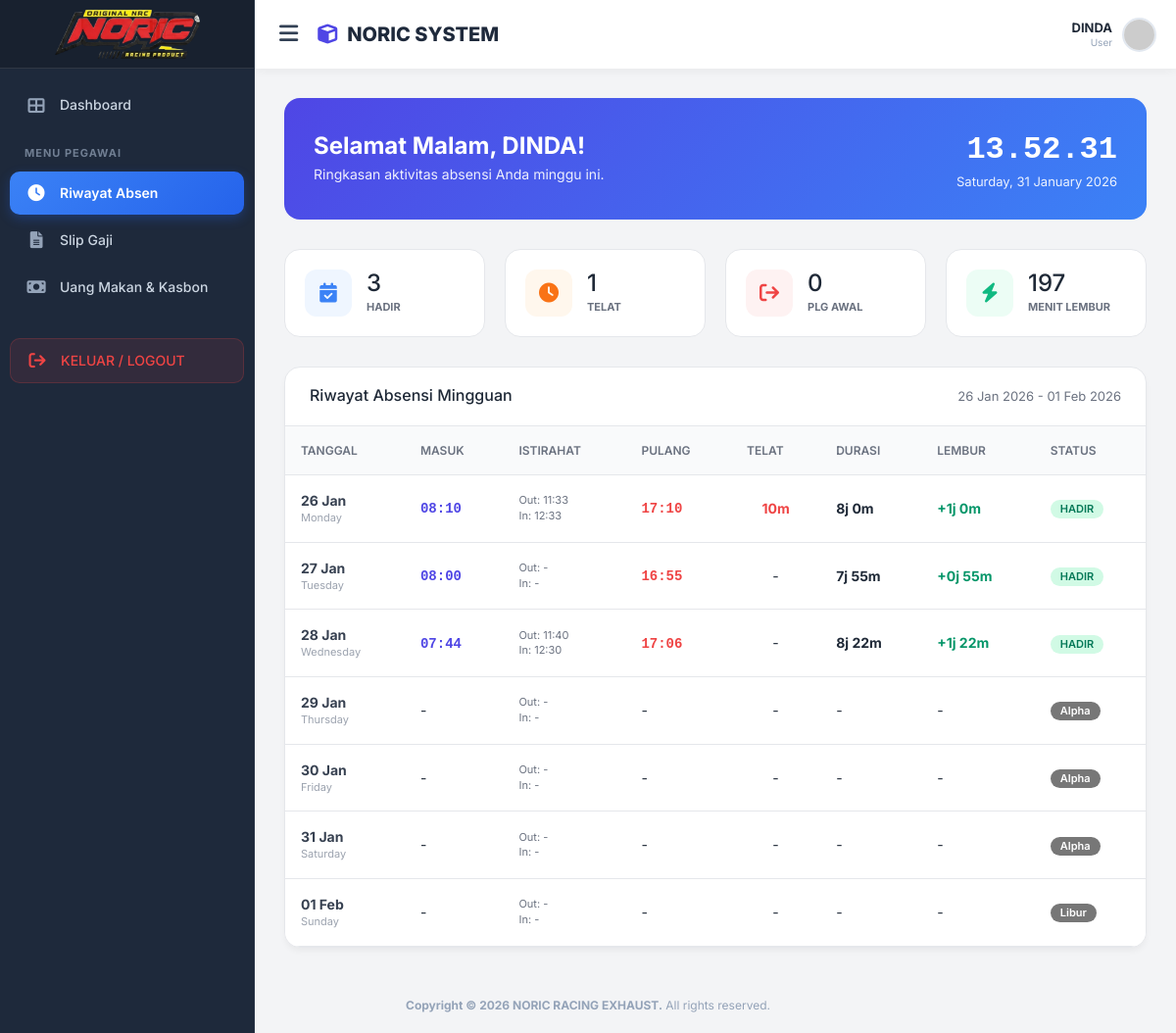
Screenshot of /pages/users/data_absen.php (signed in) with the database file from the repository.
### tables this page shows
CREATE TABLE `users` (
  `id` int(11) NOT NULL,
  `pin` varchar(20) NOT NULL,
  `fullname` varchar(100) NOT NULL,
  `username` varchar(50) NOT NULL,
  `privilege` enum('1','2','3') NOT NULL DEFAULT '1',
  `finger` tinyint(1) NOT NULL DEFAULT 0,
  `face` tinyint(1) NOT NULL DEFAULT 0,
  `password` varchar(255) NOT NULL,
  `rfid` varchar(50) DEFAULT NULL,
  `vein` tinyint(1) NOT NULL DEFAULT 0,
  `template` text DEFAULT NULL,
  `role` enum('admin','user','kepala_bengkel') NOT NULL DEFAULT 'user',
  `status_karyawan` enum('Tetap','Borongan') NOT NULL DEFAULT 'Tetap',
  `no_hp` varchar(20) DEFAULT NULL,
  `tgl_masuk` date DEFAULT NULL,
  `created_at` timestamp NOT NULL DEFAULT current_timestamp(),
  `updated_at` timestamp NULL DEFAULT NULL ON UPDATE current_timestamp(),
  `sync_status` enum('synced','failed','pending') DEFAULT 'pending',
  `group_id` int(11) DEFAULT NULL COMMENT 'ID Kelompok/Tim',
  `is_mandor` tinyint(1) DEFAULT 0 COMMENT '1 = Mandor, 0 = Anggota'
);

CREATE TABLE `settings_jam_kerja` (
  `id` int(11) NOT NULL,
  `jam_masuk` time DEFAULT '08:00:00',
  `jam_pulang` time DEFAULT '17:00:00',
  `jam_istirahat_keluar` time DEFAULT '12:00:00',
  `jam_istirahat_masuk` time DEFAULT '13:00:00',
  `toleransi_telat` int(11) DEFAULT 15,
  `toleransi_pulang_awal` int(11) DEFAULT 0,
  `denda_per_menit` decimal(10,0) DEFAULT 5000,
  `lembur_min` int(11) DEFAULT 30,
  `lembur_max` int(11) DEFAULT 120,
  `lembur_pengurang` int(11) DEFAULT 0,
  `target_menit_full` int(11) DEFAULT 480,
  `target_menit_half` int(11) DEFAULT 240,
  `toleransi_full_day` int(11) NOT NULL DEFAULT 10 COMMENT 'Toleransi menit agar tetap dianggap Full Day',
  `min_menit_makan` int(11) NOT NULL DEFAULT 360 COMMENT 'Minimal menit kerja untuk dapat uang makan',
  `range_masuk_start` time DEFAULT '04:00:00',
  `range_masuk_end` time DEFAULT '10:30:00',
  `range_ist_out_start` time DEFAULT '10:30:01',
  `range_ist_out_end` time DEFAULT '12:29:59',
  `range_ist_in_start` time DEFAULT '12:30:00',
  `range_ist_in_end` time DEFAULT '14:00:00',
  `range_pulang_start` time DEFAULT '14:00:01',
  `range_pulang_end` time DEFAULT '23:59:59'
);

### pages/users/data_absen.php (the view, shortened to what this page needs)
<?php
require_once '../../config/database.php';
function get_greeting() {
    $h = date('H');
    return "Selamat Malam";
}
$q_set = mysqli_query($conn, "SELECT * FROM settings_jam_kerja WHERE id=1");
$aturan = mysqli_fetch_assoc($q_set);
$JAM_MASUK_NORMAL   = $aturan['jam_masuk'] ?? "08:00:00";
$JAM_MASUK_SIANG    = "12:30:00";
$JAM_IST_OUT        = $aturan['jam_istirahat_keluar'] ?? "11:30:00";
$JAM_IST_IN         = $aturan['jam_istirahat_masuk'] ?? "12:30:00";
$TARGET_FULL        = (int)($aturan['target_menit_full'] ?? 420);
$TOL_TELAT          = (int)($aturan['toleransi_telat'] ?? 5);
$LEM_MIN            = (int)($aturan['lembur_min'] ?? 30);
$LEM_MAX            = (int)($aturan['lembur_max'] ?? 720);
$my_id = $_SESSION['user_id'];
$u_res = mysqli_query($conn, "SELECT fullname, pin FROM users WHERE id='$my_id'");
$me = mysqli_fetch_assoc($u_res);
$fullname = explode(' ', $me['fullname'])[0];
$full_name_db = $me['fullname'];
$my_pin = $me['pin'];
$dt = new DateTime();
$dt->setISODate((int)date('o'), (int)date('W'));
$tgl_awal  = $dt->format('Y-m-d');
$dt->modify('+6 days');
$tgl_akhir = $dt->format('Y-m-d');
$label_periode = date('d M Y', strtotime($tgl_awal)) . " - " . date('d M Y', strtotime($tgl_akhir));
$tgl_akhir_plus = date('Y-m-d H:i:s', strtotime($tgl_akhir . ' +1 day 06:00:00'));
$absen_raw = [];
$sql = "SELECT scan_date FROM absensi
        WHERE pin = '$my_pin'
        AND scan_date BETWEEN '$tgl_awal 00:00:00' AND '$tgl_akhir_plus'
        ORDER BY scan_date ASC";
$q_absen = mysqli_query($conn, $sql);
while($row = mysqli_fetch_assoc($q_absen)) {
    $scan_ts = strtotime($row['scan_date']);
    $tgl_aktual = date('Y-m-d', $scan_ts);
    $jam = date('H:i:s', $scan_ts);
    if ($jam >= "00:00:00" && $jam <= "06:00:00") {
        $tgl_idx = date('Y-m-d', strtotime($tgl_aktual . ' -1 day'));
    } else {
        $tgl_idx = $tgl_aktual;
    }
    $absen_raw[$tgl_idx][] = $jam;
}
$report_data = [];
$stats = ['hadir'=>0, 'telat'=>0, 'pulang_awal'=>0, 'lembur'=>0];
$period = new DatePeriod(new DateTime($tgl_awal), new DateInterval('P1D'), new DateTime($tgl_akhir.' +1 day'));
foreach($period as $dt_obj) {
    $curr_date = $dt_obj->format('Y-m-d');
    $is_libur = ($dt_obj->format('N') == 7);
    $d = [
        'tanggal' => $curr_date,
        'nama' => $full_name_db,
        'in' => null, 'ist_out' => null, 'ist_in' => null, 'out' => null,
        'telat' => 0, 'plg_awal' => 0, 'durasi' => 0, 'lembur' => 0,
        'status' => $is_libur ? 'Libur' : 'Alpha',
        'badge' => $is_libur ? 'bg-gray-100 text-gray-500' : 'bg-red-100 text-red-600',
        'is_shift_siang' => false,
        'is_maghrib' => false,
        'warning_list' => []
    ];
    if(isset($absen_raw[$curr_date])) {
        $scans = $absen_raw[$curr_date];
        foreach($scans as $jam) {
            if ($jam >= "06:00:00" && $jam <= "11:00:00") {
                if(!$d['in']) $d['in'] = $jam;
            }
            elseif ($jam >= "11:01:00" && $jam <= "12:00:00") {
                $d['ist_out'] = $jam;
            }
            elseif ($jam >= "12:01:00" && $jam <= "13:30:00") {
                if(!$d['in']) {
                    $d['in'] = $jam;
                    $d['is_shift_siang'] = true;
                } else {
                    $d['ist_in'] = $jam;
                }
            }
            elseif ($jam >= "13:31:00" || ($jam >= "00:00:00" && $jam <= "06:00:00")) {
                $d['out'] = $jam;
            }
        }
        if ($d['in']) {
            $d['status'] = 'HADIR';
            $d['badge'] = 'bg-emerald-100 text-emerald-700';
            $stats['hadir']++;
            $ts_in = strtotime("$curr_date ".$d['in']);
            $jam_target = $d['is_shift_siang'] ? $JAM_MASUK_SIANG : $JAM_MASUK_NORMAL;
            $ts_target_masuk = strtotime("$curr_date $jam_target");
            if ($ts_in > ($ts_target_masuk + ($TOL_TELAT * 60))) {
                $d['telat'] = floor(($ts_in - $ts_target_masuk) / 60);
                $stats['telat']++;
            }
            if ($d['out']) {
                $ts_out = strtotime("$curr_date ".$d['out']);
                $durasi_menit = ($ts_out - $ts_in) / 60;
                if (!$d['is_shift_siang']) {
                    if ($ts_in < strtotime("$curr_date $JAM_IST_OUT") && $ts_out > strtotime("$curr_date $JAM_IST_IN")) {
                        $durasi_menit -= 60;
                    }
                }
                $d['durasi'] = max(0, floor($durasi_menit));
                if ($d['durasi'] > $TARGET_FULL) {
                    $menit_lembur = $d['durasi'] - $TARGET_FULL;
                    if ($menit_lembur >= $LEM_MIN) {
                        $d['lembur'] = min($menit_lembur, $LEM_MAX);
                        $stats['lembur'] += $d['lembur'];
                    }
                }
            } else {
                $d['badge'] = 'bg-rose-100 text-rose-700';
                $d['warning_list'][] = "Lupa Absen Pulang";
            }
        }
    }
    $report_data[] = $d;
}
?>
<!DOCTYPE html>
<html lang="id">
<head>
    <?php include '../../layout/header.php'; ?>
    <link rel="stylesheet" href="https://cdnjs.cloudflare.com/ajax/libs/font-awesome/6.0.0/css/all.min.css" />
</head>
<body>
    <?php include '../../layout/sidebar.php'; ?>
    <div class="content-wrapper">
        <div class="welcome-banner">
            <div>
                <h1 style="margin:0; font-size: 24px; font-weight: 700;"><?=get_greeting()?>, <?=$fullname?>!</h1>
                <p style="margin:5px 0 0; opacity:0.9; font-size:14px;">Ringkasan aktivitas absensi Anda minggu ini.</p>
            </div>
            <div class="text-right">
                <div id="clock" style="font-family:monospace; font-size:32px; font-weight:700;">00:00:00</div>
                <div style="font-size:13px; opacity:0.9;"><?=date('l, d F Y')?></div>
            </div>
        </div>
        <div class="stats-grid">
            <div class="stat-card">
                <div class="stat-icon icon-blue"><i class="fa-solid fa-calendar-check"></i></div>
                <div><h4 style="margin:0; font-size:24px;"><?=$stats['hadir']?></h4><span style="font-size:11px; color:#6b7280; font-weight:700;">HADIR</span></div>
            </div>
            <div class="stat-card">
                <div class="stat-icon icon-orange"><i class="fa-solid fa-clock"></i></div>
                <div><h4 style="margin:0; font-size:24px;"><?=$stats['telat']?></h4><span style="font-size:11px; color:#6b7280; font-weight:700;">TELAT</span></div>
            </div>
            <div class="stat-card">
                <div class="stat-icon icon-red"><i class="fa-solid fa-sign-out"></i></div>
                <div><h4 style="margin:0; font-size:24px;"><?=$stats['pulang_awal']?></h4><span style="font-size:11px; color:#6b7280; font-weight:700;">PLG AWAL</span></div>
            </div>
            <div class="stat-card">
                <div class="stat-icon icon-green"><i class="fa-solid fa-bolt"></i></div>
                <div><h4 style="margin:0; font-size:24px;"><?=number_format($stats['lembur'])?></h4><span style="font-size:11px; color:#6b7280; font-weight:700;">MENIT LEMBUR</span></div>
            </div>
        </div>
        <div class="card">
            <div style="padding: 20px 25px; border-bottom: 1px solid #e5e7eb; display:flex; justify-content:space-between;">
                <h3 style="margin:0; font-size:16px;">Riwayat Absensi Mingguan</h3>
                <span style="color:#6b7280; font-size:13px;"><?= $label_periode ?></span>
            </div>
            <div class="table-responsive">
                <table class="custom-table">
                    <thead>
                        <tr>
                            <th>Tanggal</th>
                            <th>Masuk</th>
                            <th>Istirahat</th>
                            <th>Pulang</th>
                            <th class="text-center">Telat</th>
                            <th>Durasi</th>
                            <th>Lembur</th>
                            <th>Status</th>
                        </tr>
                    </thead>
                    <tbody>
                        <?php foreach($report_data as $row): ?>
                        <tr>
                            <td>
                                <div style="font-weight:700; color:#374151;"><?=date('d M', strtotime($row['tanggal']))?></div>
                                <div style="font-size:11px; color:#9ca3af;"><?=date('l', strtotime($row['tanggal']))?></div>
                            </td>
                            <td>
                                <?php if($row['in']): ?>
                                    <span style="font-family:monospace; color:#4f46e5; font-weight:700;"><?=date('H:i', strtotime($row['in']))?></span>
                                <?php else: ?> - <?php endif; ?>
                            </td>
                            <td style="font-size:11px; color:#6b7280;">
                                <div>Out: <?= $row['ist_out'] ? date('H:i', strtotime($row['ist_out'])) : '-' ?></div>
                                <div>In: <?= $row['ist_in'] ? date('H:i', strtotime($row['ist_in'])) : '-' ?></div>
                            </td>
                            <td>
                                <?php if($row['out']): ?>
                                    <span style="font-family:monospace; color:#ef4444; font-weight:700;"><?=date('H:i', strtotime($row['out']))?></span>
                                <?php else: ?> - <?php endif; ?>
                            </td>
                            <td class="text-center">
                                <?= $row['telat'] > 0 ? '<span style="color:#ef4444; font-weight:700;">'.$row['telat'].'m</span>' : '-' ?>
                            </td>
                            <td>
                                <?php if($row['durasi'] > 0): ?>
                                    <div style="font-weight:700;"><?= floor($row['durasi']/60) ?>j <?= $row['durasi']%60 ?>m</div>
                                <?php else: ?> - <?php endif; ?>
                            </td>
                            <td>
                                <?php if($row['lembur'] > 0): ?>
                                    <span style="color:#059669; font-weight:700;">+<?= floor($row['lembur']/60) ?>j <?= $row['lembur']%60 ?>m</span>
                                <?php else: ?> - <?php endif; ?>
                            </td>
                            <td>
                                <span class="badge <?= $row['badge'] ?>"><?= $row['status'] ?></span>
                            </td>
                        </tr>
                        <?php endforeach; ?>
                    </tbody>
                </table>
            </div>
        </div>
    </div>
    <?php include '../../layout/footer.php'; ?>
</body>
</html>

### layout/header.php (style rules this page uses)
:root { --primary: #3b82f6; --sidebar-w: 260px; --header-h: 70px; }
body { font-family: 'Poppins', sans-serif; background-color: #f1f5f9; color: #334155; overflow-x: hidden; }
.content-wrapper { margin-top: var(--header-h); margin-left: var(--sidebar-w); padding: 20px; min-height: 100vh; transition: margin-left 0.3s ease-in-out; }

### pages/users/data_absen.php (style rules this page uses)
:root { --primary: #4f46e5; --success: #10b981; --danger: #ef4444; --warning: #f59e0b; --gray-200: #e5e7eb; --gray-800: #1f2937; }
body { background-color: #f3f4f6; font-family: 'Inter', sans-serif; color: var(--gray-800); }
.content-wrapper { padding: 30px; }
.card { background: #fff; border-radius: 16px; box-shadow: 0 4px 6px -1px rgba(0,0,0,0.05); border: 1px solid var(--gray-200); overflow: hidden; }
.welcome-banner { background: linear-gradient(135deg, #4f46e5 0%, #3b82f6 100%); border-radius: 16px; padding: 30px; color: #fff; margin-bottom: 30px; display: flex; justify-content: space-between; align-items: center; }
.stats-grid { display: grid; grid-template-columns: repeat(auto-fit, minmax(200px, 1fr)); gap: 20px; margin-bottom: 30px; }
.stat-card { background: #fff; border-radius: 16px; padding: 20px; display: flex; align-items: center; gap: 15px; border: 1px solid var(--gray-200); }
.stat-icon { width: 48px; height: 48px; border-radius: 12px; display: flex; align-items: center; justify-content: center; font-size: 20px; }
.icon-blue { background: #eff6ff; color: #3b82f6; }
.icon-orange { background: #fff7ed; color: #f97316; }
.icon-red { background: #fef2f2; color: #ef4444; }
.icon-green { background: #ecfdf5; color: #10b981; }
.custom-table { width: 100%; border-collapse: separate; border-spacing: 0; }
.custom-table th { background: #f9fafb; padding: 16px; text-align: left; font-size: 12px; font-weight: 600; color: #6b7280; text-transform: uppercase; border-bottom: 1px solid var(--gray-200); }
.custom-table td { padding: 16px; background: #fff; border-bottom: 1px solid var(--gray-200); font-size: 14px; }
.badge { display: inline-flex; align-items: center; padding: 4px 10px; border-radius: 9999px; font-size: 11px; font-weight: 600; }
.bg-emerald-100 { background-color: #d1fae5; }
.text-emerald-700 { color: #047857; }

### layout/sidebar.php (style rules this page uses)
:root { --sidebar-w: 260px; }

### rows the page displays
users: fullname "DINDA"
settings_jam_kerja: tanggal "29 Jan", tanggal "Thursday", status "Alpha", tanggal "30 Jan", tanggal "Friday", tanggal "31 Jan", tanggal "Saturday", tanggal "01 Feb", tanggal "Sunday", status "Libur"

### other values shown
$_SESSION['fullname'] "DINDA"
$_SESSION['role'] "User"
get_greeting() "Selamat Malam"
$stats['hadir'] "3"
$stats['telat'] "1"
$stats['pulang_awal'] "0"
$stats['lembur'] "197"
date('d M', strtotime($row['tanggal'])) "26 Jan"
date('l', strtotime($row['tanggal'])) "Monday"
date('H:i', strtotime($row['in'])) "08:10"
date('H:i', strtotime($row['ist_out'])) "11:33"
date('H:i', strtotime($row['ist_in'])) "12:33"
date('H:i', strtotime($row['out'])) "17:10"
$row['telat'] "10"
floor($row['durasi']/60) "8"
